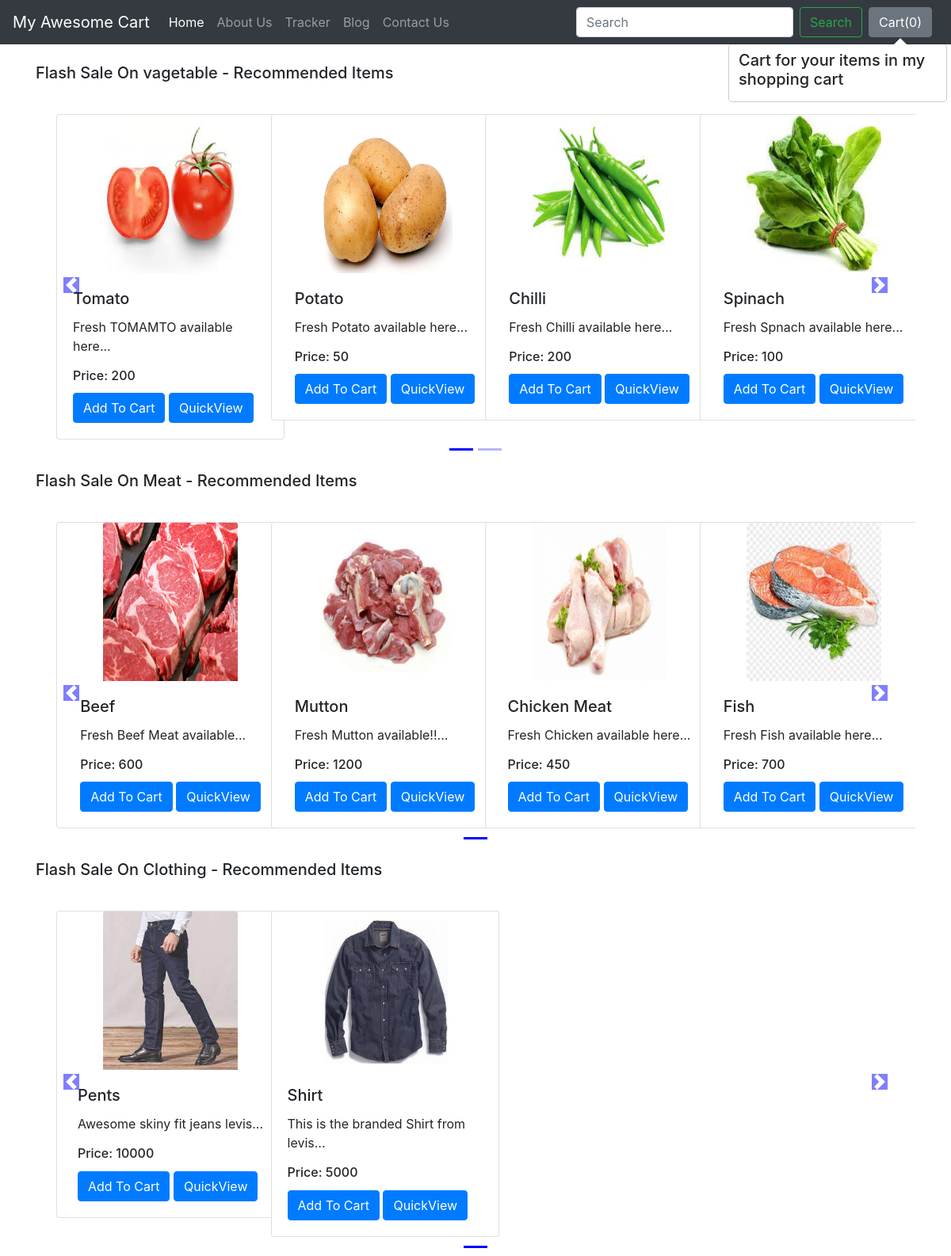
The app's page /shop/ with its own data.
### shop/views.py (the view)
# urls.py: path('', views.index)
def index(request):
    allProds = []
    catprods = Product.objects.values('category', 'id')
    cats = {item['category'] for item in catprods}
    for cat in cats:
        prod = Product.objects.filter(category=cat)
        n = len(prod)
        nSlides = n // 4 + ceil((n / 4) - (n // 4))
        allProds.append([prod, range(1, nSlides), nSlides])
    params = {'allProds':allProds}
    return render(request, 'shop/index.html', params)

### shop/templates/shop/index.html (shortened to what this page needs)
{% extends 'shop/basic.html' %}
{% block body %}
{% load static %}
<div class="container">
    {% for product, range, nSlides in allProds %}
    <h5 class="my-4">Flash Sale On {{product.0.category}} - Recommended Items</h5>
    <div class="row">
        <div id="demo{{forloop.counter}}" class="col carousel slide my-3" data-ride="carousel">
            <ul class="carousel-indicators">
                <li data-target="#demo{{forloop.counter}}" data-slide-to="0" class="active"></li>
                {% for i in range %}
                <li data-target="#demo{{forloop.parentloop.counter}}" data-slide-to="{{i}}"></li>
                {% endfor %}
            </ul>
            <div class="container carousel-inner no-padding">
                <div class="carousel-item active">
                    {% for i in product %}
                    <div class="col-xs-3 col-sm-3 col-md-3">
                        <div class="card align-items-center" style="width: 18rem;">
                            <img src='/media/{{i.image}}' class="card-img-top" alt="...">
                            <div class="card-body">
                                <h5 class="card-title" id="namepr{{i.id}}">{{i.product_name}}</h5>
                                <p class="card-text">{{i.desc|slice:"0:53"}}...</p>
                                <h6 class="card-title" >Price: <span id="pricepr{{i.id}}">{{i.price}}</span></h6>
                                <span id="divpr{{i.id}}" class="divpr">
                                    <button id="pr{{i.id}}" class="btn btn-primary cart">Add To Cart</button>
                                </span>
                                <a href="/shop/products/{{i.id}}"><button id="qv{{i.id}}" class="btn btn-primary cart">QuickView</button></a>
                            </div>
                        </div>
                    </div>
                    {% if forloop.counter|divisibleby:4 and forloop.counter > 0 and not forloop.last %}
                </div>
                <div class="carousel-item">
                    {% endif %}
                    {% endfor %}
                </div>
            </div>
        </div>
        <a class="carousel-control-prev" href="#demo{{forloop.counter}}" data-slide="prev">
            <span class="carousel-control-prev-icon"></span>
        </a>
        <a class="carousel-control-next" href="#demo{{forloop.counter}}" data-slide="next">
            <span class="carousel-control-next-icon"></span>
        </a>
    </div>
    {% endfor %}
</div>
{% endblock %}

### shop/templates/shop/basic.html (shortened to what this page needs)
<!doctype html>
<html lang="en">
  <head>
    <link rel="stylesheet" href="https://stackpath.bootstrapcdn.com/bootstrap/4.2.1/css/bootstrap.min.css">
  </head>
  <body>
    <nav class="navbar navbar-expand-lg navbar-dark bg-dark">
  <a class="navbar-brand" href="/shop">My Awesome Cart</a>
  <div class="collapse navbar-collapse" id="navbarSupportedContent">
    <ul class="navbar-nav mr-auto">
      <li class="nav-item active">
        <a class="nav-link" href="/shop">Home <span class="sr-only">(current)</span></a>
      </li>
      <li class="nav-item">
        <a class="nav-link" href="/shop/about">About Us</a>
      </li>
      <li class="nav-item">
        <a class="nav-link" href="/shop/tracker">Tracker</a>
      </li>
      <li class="nav-item">
        <a class="nav-link" href="/blog">Blog</a>
      </li>
       <li class="nav-item">
        <a class="nav-link" href="/shop/contact">Contact Us</a>
      </li>
    </ul>
    <form method='get' action='/shop/search/' class="form-inline my-2 my-lg-0">
      <input class="form-control mr-sm-2" type="search" placeholder="Search" aria-label="Search" name="search" id="search">
      <button class="btn btn-outline-success my-2 my-sm-0" type="submit">Search</button>
    </form>
    <button type="button" class="btn btn-secondary mx-2" id="popcart" data-container="body" data-toggle="popover" data-placement="bottom" data-html="true" data-content="Vivamus
sagittis lacus vel augue laoreet rutrum faucibus.">
  Cart(<span id="cart">0</span>)
</button>
  </div>
</nav>
  {% block body %} {% endblock %}
  </body>
</html>

### records on screen
Product: category "vagetable", image (picture), product_name "Tomato", desc "Fresh TOMAMTO available here", price "200"
Product: image (picture), product_name "Potato", desc "Fresh Potato available here", price "50"
Product: image (picture), product_name "Chilli", desc "Fresh Chilli available here", price "200"
Product: image (picture), product_name "Spinach", desc "Fresh Spnach available here", price "100"
Product: category "Meat", image (picture), product_name "Beef", desc "Fresh Beef Meat available", price "600"
Product: image (picture), product_name "Mutton", desc "Fresh Mutton available!!", price "1200"
Product: image (picture), product_name "Chicken Meat", desc "Fresh Chicken available here", price "450"
Product: image (picture), product_name "Fish", desc "Fresh Fish available here", price "700"
Product: category "Clothing", image (picture), product_name "Pents", desc "Awesome skiny fit jeans levis", price "10000"
Product: image (picture), product_name "Shirt", desc "This is the branded Shirt from levis", price "5000"
